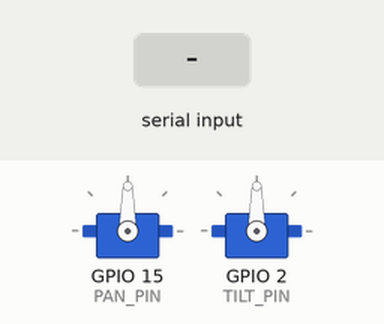
This program was run on a simulated ESP32. On the bench: 2 × servo. Inputs (shaded band) come from the test bench. WiFi joins after 1.5 s; servers stay silent unless stated.

Above: at 1.2 s.
1.3 s: "D,90,45,200\n" received over Serial
At 2.0 s:
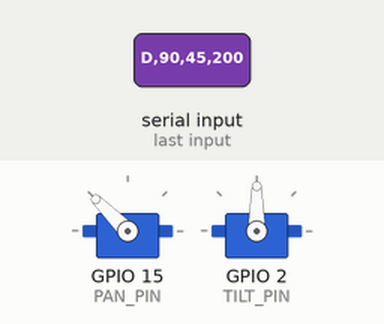
2.8 s: "S\n" received over Serial
At 3.1 s:
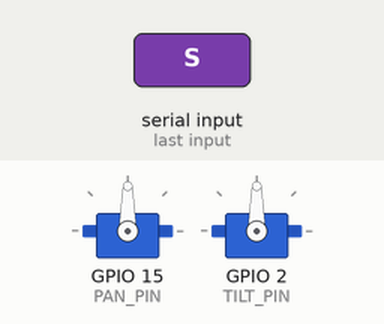
Timing chart, 0 to 5.8 s (numbered marks = the images above; inputs shaded):
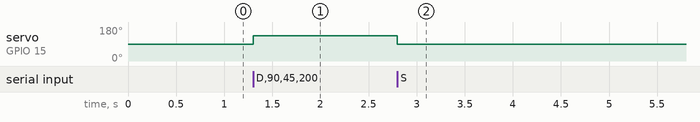

Measured:
- after the input at 1.3 s, servo on GPIO 15 (PAN_PIN): 90° → 135° at once
- after the input at 2.8 s, servo on GPIO 15 (PAN_PIN): 135° → 90° at once

The program:

main.cpp
```cpp
#include <Arduino.h>
#include "Tracking.h"
#include "Stabilizer.h"
#include "Sender.h"
#include "Receiver.h"

// =========================================================
// اختر دور هذه اللوحة قبل الرفع:
// true  = ESP32 المرسل (متصل باللابتوب + محركات السيرفو)
// false = ESP32 المستقبل (شاشة إنذار الفرقة)
// =========================================================
#define IS_SENDER true

#if IS_SENDER
#define PAN_PIN  15
#define TILT_PIN 2

uint8_t receiverMac[] = {0x70, 0x4B, 0xCA, 0x8E, 0xED, 0x70};

Tracking tracker;
Stabilizer stabilizer;
RadioSender radio;

char lineBuf[32];
uint8_t lineLen = 0;
unsigned long lastAlertTime = 0;
unsigned long lastHeartbeatTime = 0;

void handleLine(const char *s) {
    if (strcmp(s, "S") == 0) {
        tracker.goNeutral();
        return;
    }

    int x = 0, y = 0, threatAngle = 0;
    if (sscanf(s, "D,%d,%d,%d", &x, &y, &threatAngle) == 3) {
        tracker.track3Zones(x);

        unsigned long now = millis();
        if (now - lastAlertTime >= 3000) {
            lastAlertTime = now;
            radio.sendPacket(1, (int16_t)threatAngle, (int16_t)tracker.getPanAngle(), (int16_t)tracker.getTiltAngle());
        }
    }
}

void setup() {
    Serial.begin(115200);
    tracker.begin(PAN_PIN, TILT_PIN);
    stabilizer.begin();
    radio.begin(receiverMac);
}

void loop() {
    while (Serial.available()) {
        char c = (char)Serial.read();
        if (c == '\n') {
            lineBuf[lineLen] = '\0';
            handleLine(lineBuf);
            lineLen = 0;
        } else if (c != '\r' && lineLen < sizeof(lineBuf) - 1) {
            lineBuf[lineLen++] = c;
        }
    }

    unsigned long now = millis();
    if (now - lastHeartbeatTime >= 2000) {
        lastHeartbeatTime = now;
        radio.sendPacket(0, 0, (int16_t)tracker.getPanAngle(), (int16_t)tracker.getTiltAngle());
    }
}

#else
RadioReceiver radio;

void setup() {
    Serial.begin(115200);
    delay(500);
    radio.begin();
}

void loop() {
    radio.update();
}
#endif
```
